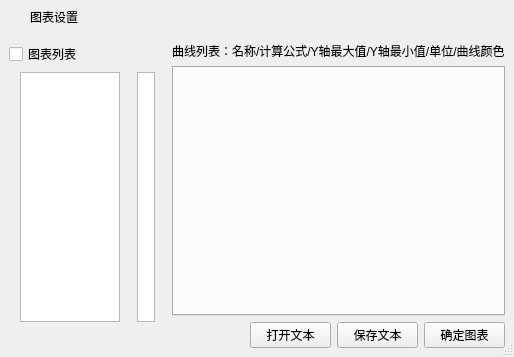
<?xml version="1.0" encoding="UTF-8"?>
<ui version="4.0">
 <class>Function</class>
 <widget class="QDialog" name="Function">
  <property name="geometry">
   <rect>
    <x>0</x>
    <y>0</y>
    <width>514</width>
    <height>357</height>
   </rect>
  </property>
  <property name="windowTitle">
   <string>Dialog</string>
  </property>
  <property name="sizeGripEnabled">
   <bool>true</bool>
  </property>
  <layout class="QVBoxLayout" name="verticalLayout">
   <property name="spacing">
    <number>0</number>
   </property>
   <property name="leftMargin">
    <number>0</number>
   </property>
   <property name="topMargin">
    <number>0</number>
   </property>
   <property name="rightMargin">
    <number>0</number>
   </property>
   <property name="bottomMargin">
    <number>0</number>
   </property>
   <item>
    <widget class="QWidget" name="widget_title" native="true">
     <property name="sizePolicy">
      <sizepolicy hsizetype="Preferred" vsizetype="Fixed">
       <horstretch>0</horstretch>
       <verstretch>0</verstretch>
      </sizepolicy>
     </property>
     <property name="minimumSize">
      <size>
       <width>100</width>
       <height>33</height>
      </size>
     </property>
     <layout class="QHBoxLayout" name="horizontalLayout_8">
      <property name="spacing">
       <number>0</number>
      </property>
      <property name="leftMargin">
       <number>0</number>
      </property>
      <property name="topMargin">
       <number>0</number>
      </property>
      <property name="rightMargin">
       <number>0</number>
      </property>
      <property name="bottomMargin">
       <number>0</number>
      </property>
      <item>
       <widget class="QLabel" name="lab_Ico">
        <property name="sizePolicy">
         <sizepolicy hsizetype="Minimum" vsizetype="Minimum">
          <horstretch>0</horstretch>
          <verstretch>0</verstretch>
         </sizepolicy>
        </property>
        <property name="minimumSize">
         <size>
          <width>30</width>
          <height>0</height>
         </size>
        </property>
        <property name="text">
         <string/>
        </property>
        <property name="alignment">
         <set>Qt::AlignCenter</set>
        </property>
       </widget>
      </item>
      <item>
       <widget class="QLabel" name="lab_Title">
        <property name="sizePolicy">
         <sizepolicy hsizetype="Expanding" vsizetype="Minimum">
          <horstretch>0</horstretch>
          <verstretch>0</verstretch>
         </sizepolicy>
        </property>
        <property name="styleSheet">
         <string notr="true">font: 10pt &quot;微软雅黑&quot;;</string>
        </property>
        <property name="text">
         <string>图表设置</string>
        </property>
        <property name="alignment">
         <set>Qt::AlignLeading|Qt::AlignLeft|Qt::AlignVCenter</set>
        </property>
       </widget>
      </item>
      <item>
       <widget class="QPushButton" name="btnMenu_Min">
        <property name="sizePolicy">
         <sizepolicy hsizetype="Minimum" vsizetype="Minimum">
          <horstretch>0</horstretch>
          <verstretch>0</verstretch>
         </sizepolicy>
        </property>
        <property name="minimumSize">
         <size>
          <width>31</width>
          <height>0</height>
         </size>
        </property>
        <property name="cursor">
         <cursorShape>ArrowCursor</cursorShape>
        </property>
        <property name="focusPolicy">
         <enum>Qt::NoFocus</enum>
        </property>
        <property name="toolTip">
         <string>最小化</string>
        </property>
        <property name="text">
         <string/>
        </property>
        <property name="flat">
         <bool>true</bool>
        </property>
       </widget>
      </item>
      <item>
       <widget class="QPushButton" name="btnMenu_Max">
        <property name="sizePolicy">
         <sizepolicy hsizetype="Minimum" vsizetype="Minimum">
          <horstretch>0</horstretch>
          <verstretch>0</verstretch>
         </sizepolicy>
        </property>
        <property name="minimumSize">
         <size>
          <width>31</width>
          <height>0</height>
         </size>
        </property>
        <property name="cursor">
         <cursorShape>ArrowCursor</cursorShape>
        </property>
        <property name="focusPolicy">
         <enum>Qt::NoFocus</enum>
        </property>
        <property name="toolTip">
         <string>最大化</string>
        </property>
        <property name="text">
         <string/>
        </property>
        <property name="flat">
         <bool>true</bool>
        </property>
       </widget>
      </item>
      <item>
       <widget class="QPushButton" name="btnMenu_Close">
        <property name="sizePolicy">
         <sizepolicy hsizetype="Minimum" vsizetype="Minimum">
          <horstretch>0</horstretch>
          <verstretch>0</verstretch>
         </sizepolicy>
        </property>
        <property name="minimumSize">
         <size>
          <width>40</width>
          <height>0</height>
         </size>
        </property>
        <property name="cursor">
         <cursorShape>ArrowCursor</cursorShape>
        </property>
        <property name="focusPolicy">
         <enum>Qt::NoFocus</enum>
        </property>
        <property name="toolTip">
         <string>关闭</string>
        </property>
        <property name="text">
         <string/>
        </property>
        <property name="flat">
         <bool>true</bool>
        </property>
       </widget>
      </item>
     </layout>
    </widget>
   </item>
   <item>
    <widget class="QWidget" name="widget" native="true">
     <layout class="QHBoxLayout" name="horizontalLayout_6">
      <item>
       <layout class="QVBoxLayout" name="verticalLayout_2">
        <item>
         <widget class="QCheckBox" name="chooseChartBox">
          <property name="text">
           <string>图表列表</string>
          </property>
         </widget>
        </item>
        <item>
         <layout class="QHBoxLayout" name="horizontalLayout_5">
          <item>
           <widget class="QListView" name="FunctionView">
            <property name="sizePolicy">
             <sizepolicy hsizetype="Fixed" vsizetype="Expanding">
              <horstretch>0</horstretch>
              <verstretch>0</verstretch>
             </sizepolicy>
            </property>
            <property name="maximumSize">
             <size>
              <width>100</width>
              <height>16777215</height>
             </size>
            </property>
           </widget>
          </item>
          <item>
           <widget class="QListView" name="chooseView">
            <property name="sizePolicy">
             <sizepolicy hsizetype="Fixed" vsizetype="Expanding">
              <horstretch>0</horstretch>
              <verstretch>0</verstretch>
             </sizepolicy>
            </property>
            <property name="maximumSize">
             <size>
              <width>18</width>
              <height>16777215</height>
             </size>
            </property>
           </widget>
          </item>
         </layout>
        </item>
        <item>
         <layout class="QHBoxLayout" name="horizontalLayout">
          <item>
           <widget class="QPushButton" name="addButton">
            <property name="sizePolicy">
             <sizepolicy hsizetype="Minimum" vsizetype="Minimum">
              <horstretch>0</horstretch>
              <verstretch>0</verstretch>
             </sizepolicy>
            </property>
            <property name="maximumSize">
             <size>
              <width>20</width>
              <height>20</height>
             </size>
            </property>
            <property name="text">
             <string/>
            </property>
            <property name="autoDefault">
             <bool>true</bool>
            </property>
            <property name="flat">
             <bool>true</bool>
            </property>
           </widget>
          </item>
          <item>
           <widget class="QPushButton" name="deleteButton">
            <property name="sizePolicy">
             <sizepolicy hsizetype="Minimum" vsizetype="Minimum">
              <horstretch>0</horstretch>
              <verstretch>0</verstretch>
             </sizepolicy>
            </property>
            <property name="maximumSize">
             <size>
              <width>20</width>
              <height>20</height>
             </size>
            </property>
            <property name="text">
             <string/>
            </property>
            <property name="autoDefault">
             <bool>true</bool>
            </property>
            <property name="flat">
             <bool>true</bool>
            </property>
           </widget>
          </item>
          <item>
           <widget class="QPushButton" name="clearButton">
            <property name="sizePolicy">
             <sizepolicy hsizetype="Minimum" vsizetype="Minimum">
              <horstretch>0</horstretch>
              <verstretch>0</verstretch>
             </sizepolicy>
            </property>
            <property name="maximumSize">
             <size>
              <width>20</width>
              <height>20</height>
             </size>
            </property>
            <property name="text">
             <string/>
            </property>
            <property name="autoDefault">
             <bool>true</bool>
            </property>
            <property name="flat">
             <bool>true</bool>
            </property>
           </widget>
          </item>
          <item>
           <widget class="QLabel" name="label_2">
            <property name="text">
             <string/>
            </property>
           </widget>
          </item>
         </layout>
        </item>
       </layout>
      </item>
      <item>
       <layout class="QVBoxLayout" name="verticalLayout_3">
        <item>
         <widget class="QLabel" name="label">
          <property name="text">
           <string>曲线列表：名称/计算公式/Y轴最大值/Y轴最小值/单位/曲线颜色</string>
          </property>
         </widget>
        </item>
        <item>
         <widget class="QTabWidget" name="functionWidget">
          <property name="sizePolicy">
           <sizepolicy hsizetype="Preferred" vsizetype="Expanding">
            <horstretch>0</horstretch>
            <verstretch>0</verstretch>
           </sizepolicy>
          </property>
          <property name="currentIndex">
           <number>-1</number>
          </property>
         </widget>
        </item>
        <item>
         <layout class="QHBoxLayout" name="horizontalLayout_4">
          <item>
           <layout class="QHBoxLayout" name="horizontalLayout_2">
            <item>
             <widget class="QPushButton" name="variaButton">
              <property name="sizePolicy">
               <sizepolicy hsizetype="Minimum" vsizetype="Minimum">
                <horstretch>0</horstretch>
                <verstretch>0</verstretch>
               </sizepolicy>
              </property>
              <property name="maximumSize">
               <size>
                <width>20</width>
                <height>20</height>
               </size>
              </property>
              <property name="text">
               <string/>
              </property>
              <property name="autoDefault">
               <bool>true</bool>
              </property>
              <property name="flat">
               <bool>true</bool>
              </property>
             </widget>
            </item>
            <item>
             <widget class="QPushButton" name="dele_variaButton">
              <property name="sizePolicy">
               <sizepolicy hsizetype="Minimum" vsizetype="Minimum">
                <horstretch>0</horstretch>
                <verstretch>0</verstretch>
               </sizepolicy>
              </property>
              <property name="maximumSize">
               <size>
                <width>20</width>
                <height>20</height>
               </size>
              </property>
              <property name="text">
               <string/>
              </property>
              <property name="autoDefault">
               <bool>true</bool>
              </property>
              <property name="flat">
               <bool>true</bool>
              </property>
             </widget>
            </item>
            <item>
             <widget class="QPushButton" name="clearVButton">
              <property name="sizePolicy">
               <sizepolicy hsizetype="Minimum" vsizetype="Minimum">
                <horstretch>0</horstretch>
                <verstretch>0</verstretch>
               </sizepolicy>
              </property>
              <property name="maximumSize">
               <size>
                <width>20</width>
                <height>20</height>
               </size>
              </property>
              <property name="text">
               <string/>
              </property>
              <property name="autoDefault">
               <bool>true</bool>
              </property>
              <property name="flat">
               <bool>true</bool>
              </property>
             </widget>
            </item>
           </layout>
          </item>
          <item>
           <layout class="QHBoxLayout" name="horizontalLayout_3">
            <item>
             <widget class="QPushButton" name="openButton">
              <property name="text">
               <string>打开文本</string>
              </property>
             </widget>
            </item>
            <item>
             <widget class="QPushButton" name="SaveButton">
              <property name="text">
               <string>保存文本</string>
              </property>
             </widget>
            </item>
            <item>
             <widget class="QPushButton" name="ChartShowButton">
              <property name="text">
               <string>确定图表</string>
              </property>
             </widget>
            </item>
           </layout>
          </item>
         </layout>
        </item>
       </layout>
      </item>
     </layout>
    </widget>
   </item>
  </layout>
 </widget>
 <resources/>
 <connections/>
</ui>
